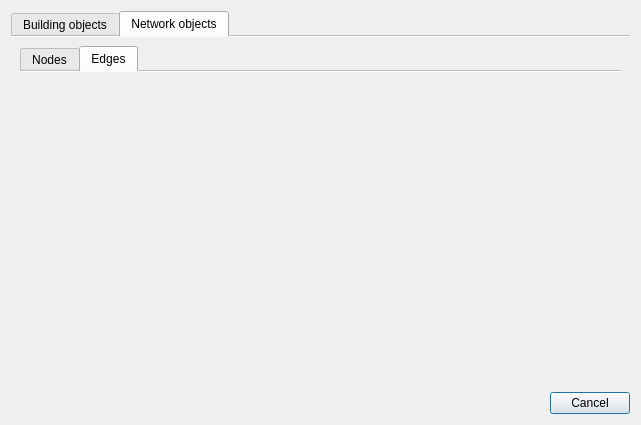
<?xml version="1.0" encoding="UTF-8"?>
<ui version="4.0">
 <class>SVSmartSelectDialog</class>
 <widget class="QDialog" name="SVSmartSelectDialog">
  <property name="geometry">
   <rect>
    <x>0</x>
    <y>0</y>
    <width>641</width>
    <height>425</height>
   </rect>
  </property>
  <property name="windowTitle">
   <string>Smart object selection</string>
  </property>
  <layout class="QVBoxLayout" name="verticalLayout_2">
   <item>
    <widget class="QTabWidget" name="tabWidget">
     <property name="currentIndex">
      <number>1</number>
     </property>
     <property name="documentMode">
      <bool>true</bool>
     </property>
     <property name="tabBarAutoHide">
      <bool>true</bool>
     </property>
     <widget class="QWidget" name="tabBuildingObjects">
      <attribute name="title">
       <string>Building objects</string>
      </attribute>
     </widget>
     <widget class="QWidget" name="tabNetworkObjects">
      <attribute name="title">
       <string>Network objects</string>
      </attribute>
      <layout class="QVBoxLayout" name="verticalLayoutNetwork">
       <item>
        <widget class="QTabWidget" name="tabWidgetNetworkSelections">
         <property name="currentIndex">
          <number>1</number>
         </property>
         <property name="documentMode">
          <bool>true</bool>
         </property>
         <widget class="QWidget" name="tabNodes">
          <attribute name="title">
           <string>Nodes</string>
          </attribute>
          <layout class="QGridLayout" name="gridLayout">
           <item row="0" column="0">
            <widget class="QLabel" name="label">
             <property name="text">
              <string>Type:</string>
             </property>
            </widget>
           </item>
           <item row="0" column="1">
            <widget class="QComboBox" name="comboBoxNodeType"/>
           </item>
           <item row="1" column="1">
            <spacer name="verticalSpacer">
             <property name="orientation">
              <enum>Qt::Vertical</enum>
             </property>
             <property name="sizeHint" stdset="0">
              <size>
               <width>20</width>
               <height>44</height>
              </size>
             </property>
            </spacer>
           </item>
          </layout>
         </widget>
         <widget class="QWidget" name="tabEdges">
          <attribute name="title">
           <string>Edges</string>
          </attribute>
         </widget>
        </widget>
       </item>
      </layout>
     </widget>
    </widget>
   </item>
   <item>
    <widget class="QDialogButtonBox" name="buttonBox">
     <property name="orientation">
      <enum>Qt::Horizontal</enum>
     </property>
     <property name="standardButtons">
      <set>QDialogButtonBox::Cancel</set>
     </property>
    </widget>
   </item>
  </layout>
 </widget>
 <resources/>
 <connections>
  <connection>
   <sender>buttonBox</sender>
   <signal>accepted()</signal>
   <receiver>SVSmartSelectDialog</receiver>
   <slot>accept()</slot>
   <hints>
    <hint type="sourcelabel">
     <x>248</x>
     <y>254</y>
    </hint>
    <hint type="destinationlabel">
     <x>157</x>
     <y>274</y>
    </hint>
   </hints>
  </connection>
  <connection>
   <sender>buttonBox</sender>
   <signal>rejected()</signal>
   <receiver>SVSmartSelectDialog</receiver>
   <slot>reject()</slot>
   <hints>
    <hint type="sourcelabel">
     <x>316</x>
     <y>260</y>
    </hint>
    <hint type="destinationlabel">
     <x>286</x>
     <y>274</y>
    </hint>
   </hints>
  </connection>
 </connections>
</ui>
